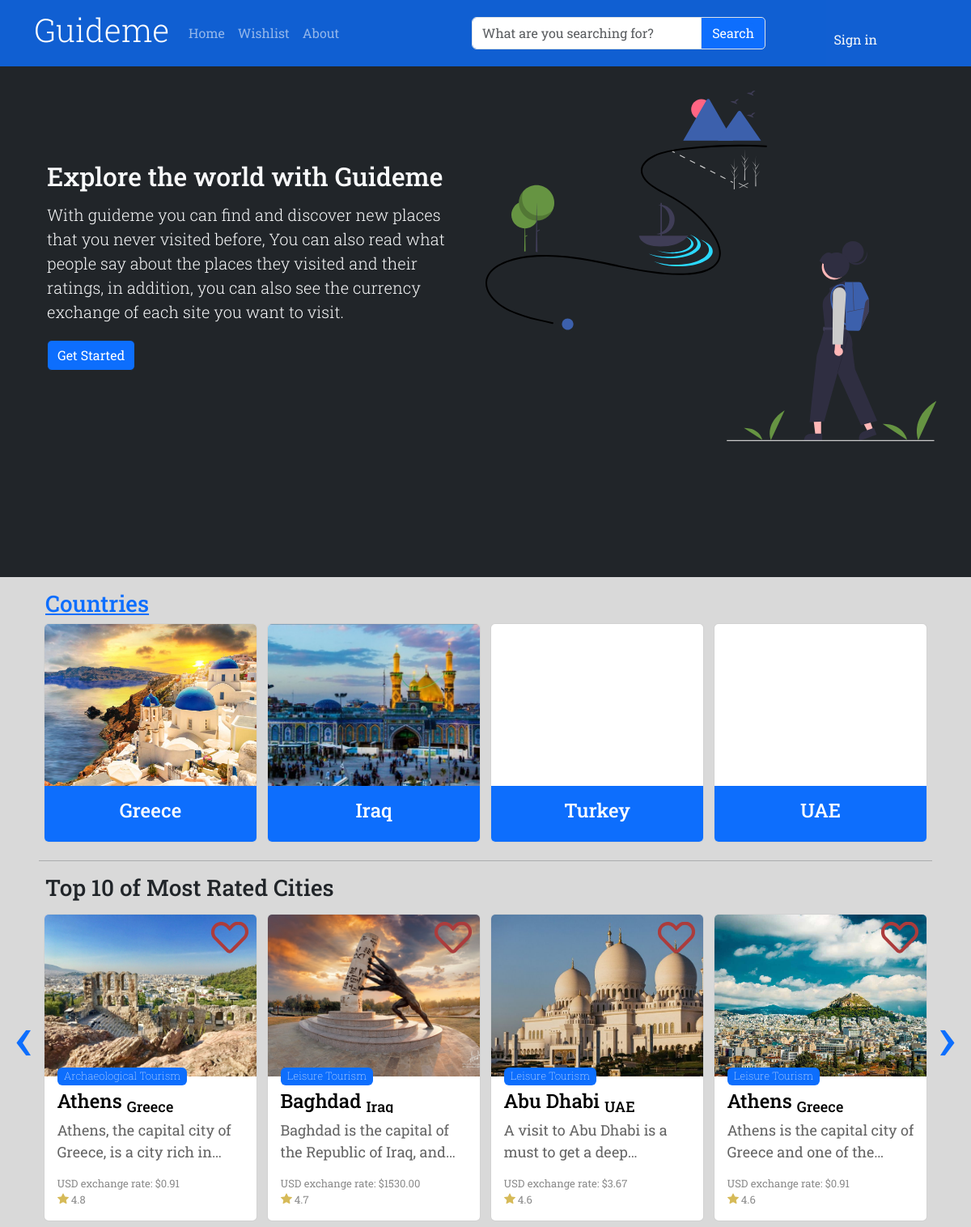
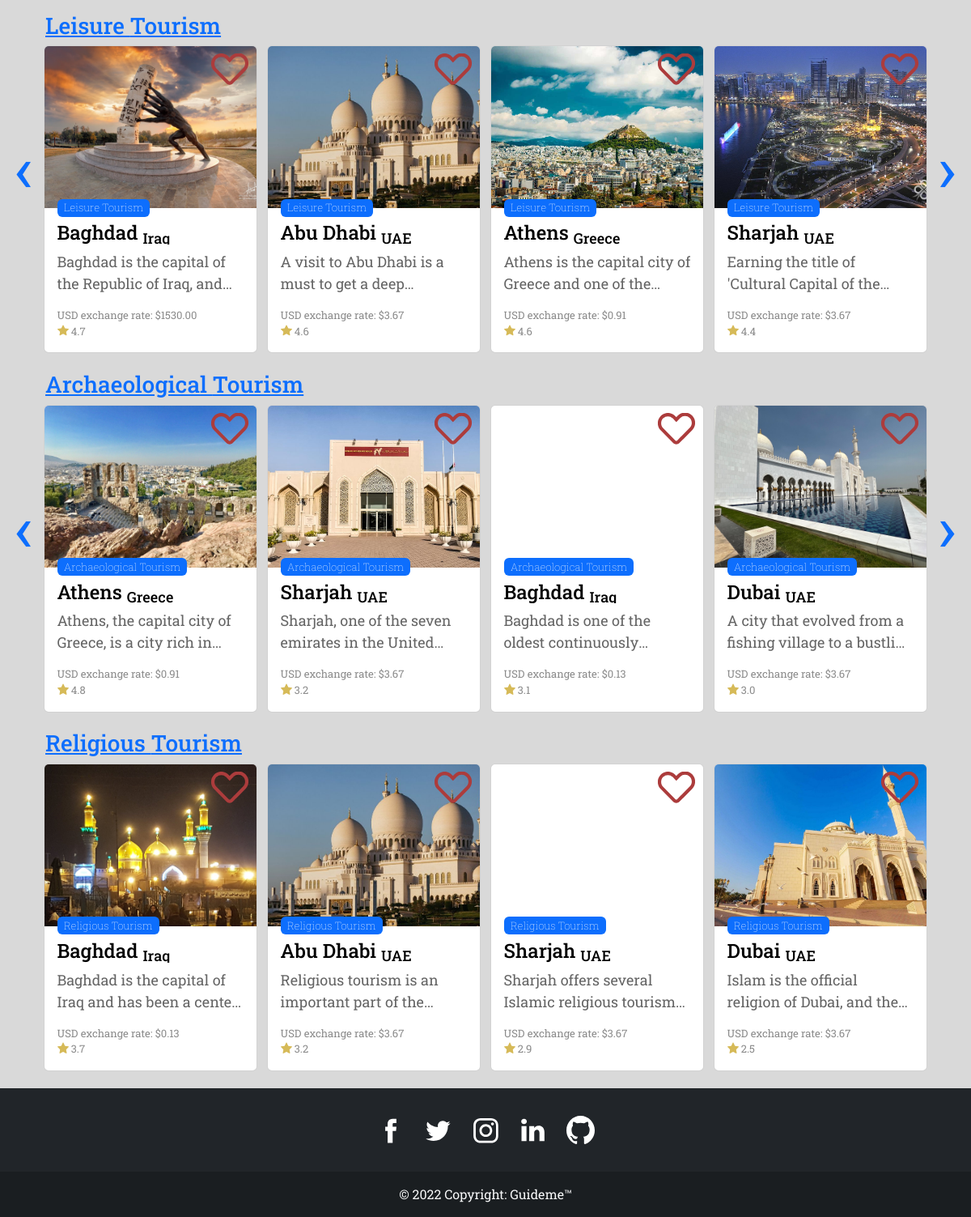
The page / on the database its author committed (2 pictures, top to bottom).
### pages/models.py (models this page shows, shortened)
class Country(models.Model):
    name = models.CharField(max_length=16, verbose_name='Country Name', unique= True)
    description = models.TextField(null = True, blank = False, verbose_name='Description', validators=[validate_min_length,validate_max_length], help_text='Description length must be between 40 and 2000 characters')
    image = models.ImageField(upload_to='images/%y/%m/%d', default='images/default/defaultImage.jpg', verbose_name='Photo')
    activeState = models.BooleanField(default=True, verbose_name='Active State')
    class Meta:
        verbose_name = 'Country'
        verbose_name_plural = 'Countries'
        ordering = ['name']
    def __str__(self):
        return self.name

class City(models.Model):
    name = models.CharField(max_length=25, verbose_name= 'City Name')
    country = models.ForeignKey(Country, on_delete=models.CASCADE, null= True, to_field='name', db_constraint=False)
    caption = models.TextField(null = True, blank = False, verbose_name='Caption', validators=[validate_min_length,validate_max_length], help_text='Caption length must be between 40 and 2000 characters')
    image = models.ImageField(upload_to='images/%y/%m/%d', default='images/default/defaultImage.jpg', verbose_name='Image')
    exchangeRate = models.DecimalField(max_digits=6,decimal_places=2, verbose_name='Exchage Rate',help_text='The value of the local currency against one USD')
    rating = models.DecimalField(max_digits=2,decimal_places=1, verbose_name='Rating' ,max_length=5, help_text='Must be from 0 to 5')
    activeState = models.BooleanField(default=True, verbose_name='Active State')
    inWishlist = models.ManyToManyField(User, related_name='inWishList', blank=True)
    category = models.ForeignKey(Category, to_field='type', db_constraint=False, on_delete= models.CASCADE, null=True)
    mapSrc = models.TextField(verbose_name='Map Source', blank= True)
    activities = models.ManyToManyField(Activity, blank= True)
    restaurants = models.ManyToManyField(Restaurants, blank=True)
    hotels = models.ManyToManyField(Hotels, blank=True)
    class Meta:
        verbose_name = 'City'
        verbose_name_plural = 'Cities'
        ordering = ['-rating']

class Category(models.Model):
    type = models.CharField(max_length= 22, null=True, blank=True, unique=True)
    class Meta:
        verbose_name = 'Category'
        verbose_name_plural = 'Categories'
    def __str__(self):
        return self.type

### pages/views.py (the view)
# urls.py: 2. Add a URL to urlpatterns:  path('', views.home, name='home')
def home(request):
    return render(request, 'pages/home.html',{
        'cities' : City.objects.all(),
        'categories':Category.objects.all(),
        'Countries' : Country.objects.all()[:10],
        'mostRated' : City.objects.order_by('-rating')[:10],
    })

### templates/pages/home.html
{% extends 'base.html' %}
{% load static %}
{% block content %}
<section id="hero" class="bg-dark text-light text-center text-lg-start">
    <div class="container sticky-top" style="padding-bottom:21vh ; width:fit-content">
        <div class="d-md-flex align-items-center justify-content-center">
            <div class="py-3 px-3">
                <h2>Explore the world with Guideme</h2>
                <p class="py-1 lead">With guideme you can find and discover new places that you never visited before,
                    You can also read what people say about the places they visited and their ratings, in
                    addition, you can also see the currency exchange of each site you want to visit.</p>
                <a href="#content"><button class="btn btn-dark" id="get-started">Get Started</button></a>
            </div>
            <img class="img-fluid w-50" src="{% static 'img//Illustrations/hero-adventure-map.svg' %}"
                alt="adventure map image">
        </div>
    </div>
</section>
<section id="content">
    <div class="px-5 my-3">
        <div class="heading-link mx-2 mt-3">
            <h3><a href="countries" class="text-decoration-underline text-primary">Countries</a></h3>
        </div>
        <div class="owl-carousel">
            {% for country in Countries %}
            <div class="card text-light p-0" id="{{country.name}}">
                <a href="countries/{{country.name}}">
                    <img data-src="{{country.image.url}}" alt="{{country.name}}" class="card-img-top owl-lazy">
                    <div class="card-body country-card">
                        <h4 class="card-title text-center text-white">{{country.name}}</h4>
                    </div>
                </a>
            </div>
            {% endfor %}
        </div>
        <hr>
        <div class="heading-link mx-2 mt-3">
            <h3><p>Top 10 of Most Rated Cities</p></h3>
        </div>
        <div class="owl-carousel">
            {% for city in mostRated %}
            <div class="card text-light p-0" id="{{city.id}}">
                <a href="countries/{{city.country}}/{{city.id}}" onclick="">
                    <img data-src="{{city.image.url}}" alt="{{city.name}}" class="card-img-top owl-lazy">
                    <div class="card-body">
                        <div class="badge-container">
                            <div class="badge">{{city.category}} Tourism</div>
                        </div>
                        <h4 class="card-title">{{city.name}} <sub>{{city.country}}</sub></h4>
                        <p class="card-text">{{city.caption}}</p>
                        <p id="exchange-text">USD exchange rate: ${{city.exchangeRate}}</p>
                        <p id="rating-text"><img src="{% static 'img/Icons/star-filled.svg' %}" id="star-icon"
                                class="d-inline"> {{city.rating}}</p>
                    </div>
                </a>
                {% if user.is_authenticated %}
                {% if city in user.wishlist.cities.all %}
                <form action="{% url 'wishlist_add_remove' city.id %}" method="POST" target="wishlist-iframe">
                    {% csrf_token %}
                    <button type="submit" id="favorite-btn" class="wishlist-btn"><img
                        class="{{city.name}}F-icon" src="{% static 'img/Icons/Favorite-filled.svg' %}"></b>
                </form>
                {% else %}
                <form action="{% url 'wishlist_add_remove' city.id %}" method="POST">
                    {% csrf_token %}
                    <button type="submit" id="favorite-btn" class="wishlist-btn"><img
                        class="{{city.name}}F-icon" src="{% static 'img/Icons/Favorite-outlined.svg' %}"></button>
                </form>
                {% endif %}
                {% else %}
                <a href="{% url 'signin' %}" id="favorite-btn" class="wishlist-btn"><img
                    class="{{city.name}}F-icon" src="{% static 'img/Icons/Favorite-outlined.svg' %}"></a>
                {% endif %}
            </div>
            {% endfor %}
        </div>
        {% for category in categories %}
        <div class="heading-link mx-2 mt-3">
            <h3><a href="categories/{{category}}" class="text-decoration-underline text-primary">{{category}} Tourism</a></h3>
        </div>
        <div class="owl-carousel">
            {% for city in cities %}
            {% if city.category == category%}
            <div class="card text-light p-0" id="{{city.name}}">
                <a href="countries/{{city.country}}/{{city.id}}" onclick="">
                    <img data-src="{{city.image.url}}" alt="{{city.name}}" class="card-img-top owl-lazy">
                    <div class="card-body">
                        <div class="badge-container">
                            <div class="badge">{{city.category}} Tourism</div>
                        </div>
                        <h4 class="card-title">{{city.name}} <sub>{{city.country}}</sub></h4>
                        <p class="card-text">{{city.caption}}</p>
                        <p id="exchange-text">USD exchange rate: ${{city.exchangeRate}}</p>
                        <p id="rating-text"><img src="{% static 'img/Icons/star-filled.svg' %}" id="star-icon"
                                class="d-inline"> {{city.rating}}</p>
                    </div>
                </a>
                {% if user.is_authenticated %}
                {% if city in user.wishlist.cities.all %}
                <form action="{% url 'wishlist_add_remove' city.id %}" method="POST" target="wishlist-iframe">
                    {% csrf_token %}
                    <button type="submit" id="favorite-btn" class="wishlist-btn"><img
                        class="{{city.name}}F-icon" src="{% static 'img/Icons/Favorite-filled.svg' %}"></b>
                </form>
                {% else %}
                <form action="{% url 'wishlist_add_remove' city.id %}" method="POST">
                    {% csrf_token %}
                    <button type="submit" id="favorite-btn" class="wishlist-btn"><img
                        class="{{city.name}}F-icon" src="{% static 'img/Icons/Favorite-outlined.svg' %}"></button>
                </form>
                {% endif %}
                {% else %}
                <a href="{% url 'signin' %}" id="favorite-btn" class="wishlist-btn"><img
                    class="{{city.name}}F-icon" src="{% static 'img/Icons/Favorite-outlined.svg' %}"></a>
                {% endif %}
            </div>
            {% endif %}
            {% endfor %}
        </div>
        {% endfor %}
    </div>
</section>
{% endblock content %}

### Guideme/static/css/style.css (style rules this page uses)
:root { --canvas-color: #D9D9D9; --primary-color: #0d6efd; --navbar-bg-color:#0d6efdcc; --heading-text-color: #000; --paragraph-text-color: rgb(100, 100, 100); --on-hover-primary-color: #0d6efd99; --shadow-color: #00000033; --black: #000; --white: #fff; --border-radius: 5px; --paragraph-font-size: 18px; }
body { min-height: 100vh; display: flex; flex-direction: column; background-color:var(--canvas-color); font-family: 'Roboto Slab', serif; }
div.heading-link > h3 > a { text-decoration: none; color: var(--black); }
#hero { padding-top: 14vh; }
.btn { background-color: var(--primary-color); }
.card { display: flex; margin: 0% 2% 2% 2%; }
.card a:link { text-decoration: none; }
.card-title { color: var(--heading-text-color); overflow: hidden; text-overflow: ellipsis; display: -webkit-box; -webkit-line-clamp: 1; -webkit-box-orient: vertical; }
.country-card { background-color: var(--primary-color); border-radius: 0 0 5px 5px; }
#favorite-btn { position:absolute; left: auto; top: 0; right: 0; bottom: auto; margin: auto; background-color: transparent; border: none; transform: scale(70%,70%); }
.badge-container { position: absolute; }
.badge { position: relative; top: -30px; width: fit-content; text-align: center; font-size:small; font-weight: 100; background-color: var(--primary-color); }
#star-icon { width: 14px; }
#rating-text,#exchange-text { opacity: .75; margin: 0%; font-size: small; overflow: hidden; text-overflow: ellipsis; display: -webkit-box; -webkit-line-clamp: 1; -webkit-box-orient: vertical; }
.card-text { overflow: hidden; text-overflow: ellipsis; display: -webkit-box; -webkit-line-clamp: 2; -webkit-box-orient: vertical; }
.card p { color: var(--paragraph-text-color); font-size: var(--paragraph-font-size); }
.card h4 { color: var(--heading-text-color); }
.card-img-top { height: 25vh; width: 100%; object-fit: cover; border-radius: 5px 5px 0 0; }
.btn, input { border-radius:5 !important; }

### rows shown on the page
Country: image (picture), name "Greece"
Country: image (picture), name "Iraq"
Country: name "Turkey"
Country: name "UAE"
City: image (picture), category "Archaeological", name "Athens", country "Greece", caption "Athens, the capital city of Greece, is a city rich…", exchangeRate "0.91", rating "4.8"
City: image (picture), category "Leisure", name "Baghdad", country "Iraq", caption "Baghdad is the capital of the Republic of Iraq,…", exchangeRate "1530.00", rating "4.7"
City: image (picture), category "Leisure", name "Abu Dhabi", country "UAE", caption "A visit to Abu Dhabi is a must to get a…", exchangeRate "3.67", rating "4.6"
City: image (picture), category "Leisure", name "Athens", country "Greece", caption "Athens is the capital city of Greece and one of…", exchangeRate "0.91", rating "4.6"
Category: type "Leisure"
City: image (picture), category "Leisure", name "Sharjah", country "UAE", caption "Earning the title of 'Cultural Capital of…", exchangeRate "3.67", rating "4.4"
Category: type "Archaeological"
City: image (picture), category "Archaeological", name "Sharjah", country "UAE", caption "Sharjah, one of the seven emirates in the…", exchangeRate "3.67", rating "3.2"
City: category "Archaeological", name "Baghdad", country "Iraq", caption "Baghdad is one of the oldest…", exchangeRate "0.13", rating "3.1"
City: image (picture), category "Archaeological", name "Dubai", country "UAE", caption "A city that evolved from a fishing village to a…", exchangeRate "3.67", rating "3.0"
Category: type "Religious"
City: image (picture), category "Religious", name "Baghdad", country "Iraq", caption "Baghdad is the capital of Iraq and has been a…", exchangeRate "0.13", rating "3.7"
City: image (picture), category "Religious", name "Abu Dhabi", country "UAE", caption "Religious tourism is an important part of…", exchangeRate "3.67", rating "3.2"
City: category "Religious", name "Sharjah", country "UAE", caption "Sharjah offers several Islamic religious…", exchangeRate "3.67", rating "2.9"
City: image (picture), category "Religious", name "Dubai", country "UAE", caption "Islam is the official religion of Dubai, and…", exchangeRate "3.67", rating "2.5"
